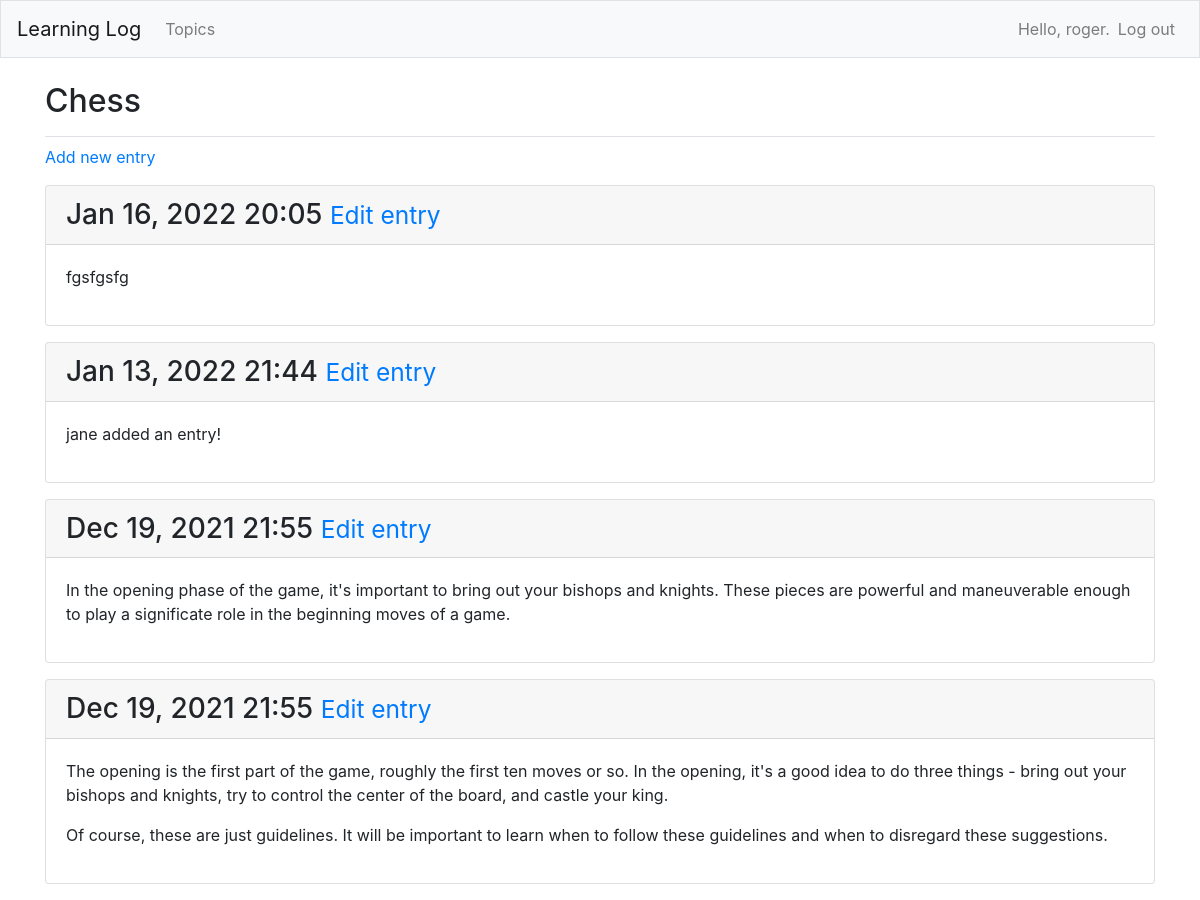
The page /topics/1/ (signed in) on the database its author committed.
### learning_logs/models.py (models this page shows, shortened)
class Topic(models.Model):
    text = models.CharField(max_length=200)
    date_added = models.DateTimeField(auto_now_add=True)
    owner = models.ForeignKey(User, on_delete=models.CASCADE)
    def __str__(self):
        return self.text

class Entry(models.Model):
    topic = models.ForeignKey(Topic, on_delete=models.CASCADE)
    text = models.TextField()
    date_added = models.DateTimeField(auto_now_add=True)
    class Meta:
        verbose_name_plural = 'entries'

### learning_logs/views.py (the view)
# urls.py: path('topics/<int:topic_id>/', views.topic, name='topic'),
@login_required
def topic(request, topic_id):
    topic = get_object_or_404(Topic, id=topic_id)
    check_topic_owner(request, topic)
    entries = topic.entry_set.order_by('-date_added')
    context = {'topic': topic, 'entries': entries}
    return render(request, 'learning_logs/topic.html', context)

### learning_logs/views.py (called while the page is built)
def check_topic_owner(request, topic):
    if topic.owner != request.user:
        raise Http404

### learning_logs/templates/learning_logs/topic.html
{% extends 'learning_logs/base.html' %}
{% block page_header %}
    <h2>{{ topic }}</h2>
{% endblock page_header %}
{% block content %}
    <p>
        <a href="{% url 'learning_logs:new_entry' topic.id %}">Add new entry</a>
    </p>
    {% for entry in entries %}
        <div class="card mb-3">
            <h3 class="card-header">
                {{ entry.date_added|date:'M d, Y H:i' }}
                <small>
                    <a href="{% url 'learning_logs:edit_entry' entry.id %}">Edit entry</a>
                </small>
            </h3>
            <div class="card-body">
                {{ entry.text|linebreaks }}
            </div>
        </div>
    {% empty %}
        <p>There are no entries for this topic yet.</p>
    {% endfor %}
{% endblock content %}

### learning_logs/templates/learning_logs/base.html (shortened to what this page needs)
{% load bootstrap4 %}
<!doctype html>
<html lang='en'>
    <head>
        {% bootstrap_css %}
    </head>
    <body>
        <nav class="navbar navbar-expand-md navbar-light bg-light mb-4 border">
            <a class="navbar-brand" href="{% url 'learning_logs:index' %}">
                Learning Log</a>
            <div class="collapse navbar-collapse" id="navbarCollapse">
                <ul class="navbar-nav mr-auto">
                    <li class="nav-item">
                        <a class="nav-link" href="{% url 'learning_logs:topics' %}">
                            Topics</a>
                    </li>
                </ul>
                <ul class="navbar-nav ml-auto">
                    {% if user.is_authenticated %}
                        <li class="nav-item">
                            <span class="navbar-text">
                                Hello, {{ user.username }}.</span>
                        </li>
                        <li class="nav-item">
                            <a class="nav-link" href="{% url 'users:logout' %}">
                                Log out</a>
                        </li>
                    {% endif %}
                </ul>
            </div>
        </nav>
        <main role="main" class="container">
            <div class="pb-2 mb-2 border-bottom">
                {% block page_header %}{% endblock page_header %}
            </div>
            <div>
                {% block content %}{% endblock content %}
            </div>
        </main>
    </body>
</html>

### rows shown on the page
Topic: text "Chess"
Entry: date_added "Jan 16, 2022 20:05", text "fgsfgsfg"
Entry: date_added "Jan 13, 2022 21:44", text "jane added an entry!"
Entry: date_added "Dec 19, 2021 21:55", text "In the opening phase of the game, it's important to bring out your bishops and knights. These pieces are powerful and maneuverable enough to play a significate role in the beginning moves of a game."
Entry: date_added "Dec 19, 2021 21:55", text "The opening is the first part of the game, roughly the first ten moves or so. In the opening, it's a good idea to do three things - bring out your bishops and knights, try to control the center of the board, and castle your king. Of course, these are just guidelines. It will be important to learn when to follow these guidelines and when to disregard these suggestions."

### other values the page prints
{{ user.username }} "roger"
